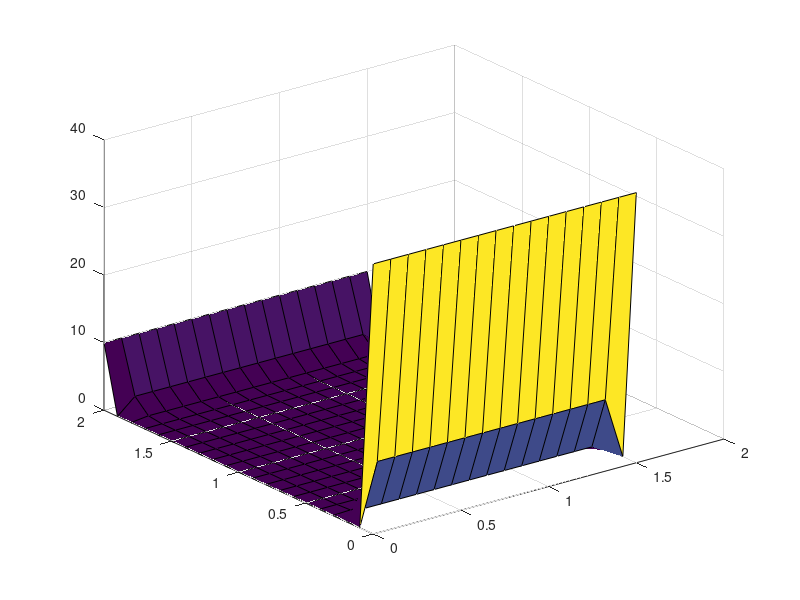

The MATLAB source for this figure:
%% ADI method
close all
clear 
clc
%% initial
 X= 1.5;
 Y= 2;
 et= 0.12;
 
 dx= 0.1;
 dy= 0.1;
 dt= 0.01;
 
 nx= X/dx +1;
 ny= Y/dy +1;
 
 alpha= 1.11* 10^(-4);
 S= alpha * dt/(dx^2);
 
 x= linspace(0,X,nx);
 y= linspace(0,Y,ny);

 
 U0= zeros(ny,nx);
 U1= zeros(ny,nx);
 U2= zeros(ny,nx);
 Ue= zeros(ny,nx);
 
 U0(ny,:)=10;
 U0(1,:)=40;
 
 A= diag((1+S)*ones(1,ny)) + diag((-S/2)*ones(1,ny-1),1) + diag((-S/2)*ones(1,ny-1),-1);
 B= diag((1-S)*ones(1,ny)) + diag(S/2*ones(1,ny-1),1) + diag(S/2*ones(1,ny-1),-1);
 k=0;
 e=1.00;
 %% code
 while e > et
    for i=2:nx-1
        for j=2:ny-1
            U2= inv(A)*B * U0;
            U1= inv(A)*B * U2;
        end
    end
    e= sum(U1(:))-sum(Ue(:))
    Ue= U1;
    U0=U1;
    k=k+1
    U0(ny,:)=10;
    U0(1,:)=40;
    U0(2:ny-1,1)=0;
    U0(2:ny-1,nx)=0 ;
 end
 %% plot
surf(x,y,U1,U1)

